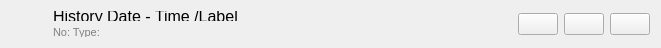
<?xml version="1.0" encoding="UTF-8"?>
<ui version="4.0">
 <class>HistoryItemWidget</class>
 <widget class="QWidget" name="HistoryItemWidget">
  <property name="geometry">
   <rect>
    <x>0</x>
    <y>0</y>
    <width>661</width>
    <height>48</height>
   </rect>
  </property>
  <property name="minimumSize">
   <size>
    <width>0</width>
    <height>48</height>
   </size>
  </property>
  <property name="windowTitle">
   <string notr="true">Form</string>
  </property>
  <layout class="QGridLayout" name="gridLayout_3">
   <item row="0" column="0">
    <layout class="QGridLayout" name="gridLayout_2">
     <item row="0" column="0" rowspan="2">
      <widget class="QLabel" name="iconLabel">
       <property name="sizePolicy">
        <sizepolicy hsizetype="Fixed" vsizetype="Fixed">
         <horstretch>0</horstretch>
         <verstretch>0</verstretch>
        </sizepolicy>
       </property>
       <property name="minimumSize">
        <size>
         <width>36</width>
         <height>0</height>
        </size>
       </property>
       <property name="text">
        <string/>
       </property>
       <property name="pixmap">
        <pixmap>../../service-manager/manager/ui/icons/stopped.png</pixmap>
       </property>
      </widget>
     </item>
     <item row="0" column="1">
      <widget class="QLabel" name="labelLabel">
       <property name="font">
        <font>
         <pointsize>12</pointsize>
        </font>
       </property>
       <property name="text">
        <string>History Date - Time /Label</string>
       </property>
       <property name="textInteractionFlags">
        <set>Qt::NoTextInteraction</set>
       </property>
      </widget>
     </item>
     <item row="1" column="1">
      <widget class="QLabel" name="typeLabel">
       <property name="sizePolicy">
        <sizepolicy hsizetype="Preferred" vsizetype="Preferred">
         <horstretch>0</horstretch>
         <verstretch>0</verstretch>
        </sizepolicy>
       </property>
       <property name="font">
        <font>
         <pointsize>8</pointsize>
        </font>
       </property>
       <property name="styleSheet">
        <string notr="true">color:gray;</string>
       </property>
       <property name="text">
        <string>No: Type:</string>
       </property>
      </widget>
     </item>
    </layout>
   </item>
   <item row="0" column="1">
    <spacer name="horizontalSpacer">
     <property name="orientation">
      <enum>Qt::Horizontal</enum>
     </property>
     <property name="sizeType">
      <enum>QSizePolicy::MinimumExpanding</enum>
     </property>
     <property name="sizeHint" stdset="0">
      <size>
       <width>50</width>
       <height>20</height>
      </size>
     </property>
    </spacer>
   </item>
   <item row="0" column="2">
    <layout class="QGridLayout" name="gridLayout">
     <property name="sizeConstraint">
      <enum>QLayout::SetMinimumSize</enum>
     </property>
     <item row="0" column="2">
      <widget class="QPushButton" name="restorePB">
       <property name="sizePolicy">
        <sizepolicy hsizetype="Minimum" vsizetype="Fixed">
         <horstretch>0</horstretch>
         <verstretch>0</verstretch>
        </sizepolicy>
       </property>
       <property name="toolTip">
        <string>Take back to this point</string>
       </property>
       <property name="text">
        <string/>
       </property>
       <property name="icon">
        <iconset resource="../resources/data.qrc">
         <normaloff>:/icons/dotakeback.png</normaloff>:/icons/dotakeback.png</iconset>
       </property>
      </widget>
     </item>
     <item row="0" column="0">
      <widget class="QPushButton" name="detailsPB">
       <property name="toolTip">
        <string>Details</string>
       </property>
       <property name="text">
        <string/>
       </property>
       <property name="icon">
        <iconset resource="../resources/data.qrc">
         <normaloff>:/icons/details.png</normaloff>:/icons/details.png</iconset>
       </property>
      </widget>
     </item>
     <item row="0" column="1">
      <widget class="QPushButton" name="planPB">
       <property name="toolTip">
        <string>Show operation plan</string>
       </property>
       <property name="text">
        <string/>
       </property>
       <property name="icon">
        <iconset resource="../resources/data.qrc">
         <normaloff>:/icons/plan.png</normaloff>:/icons/plan.png</iconset>
       </property>
      </widget>
     </item>
    </layout>
   </item>
  </layout>
 </widget>
 <resources>
  <include location="../resources/data.qrc"/>
 </resources>
 <connections/>
</ui>
